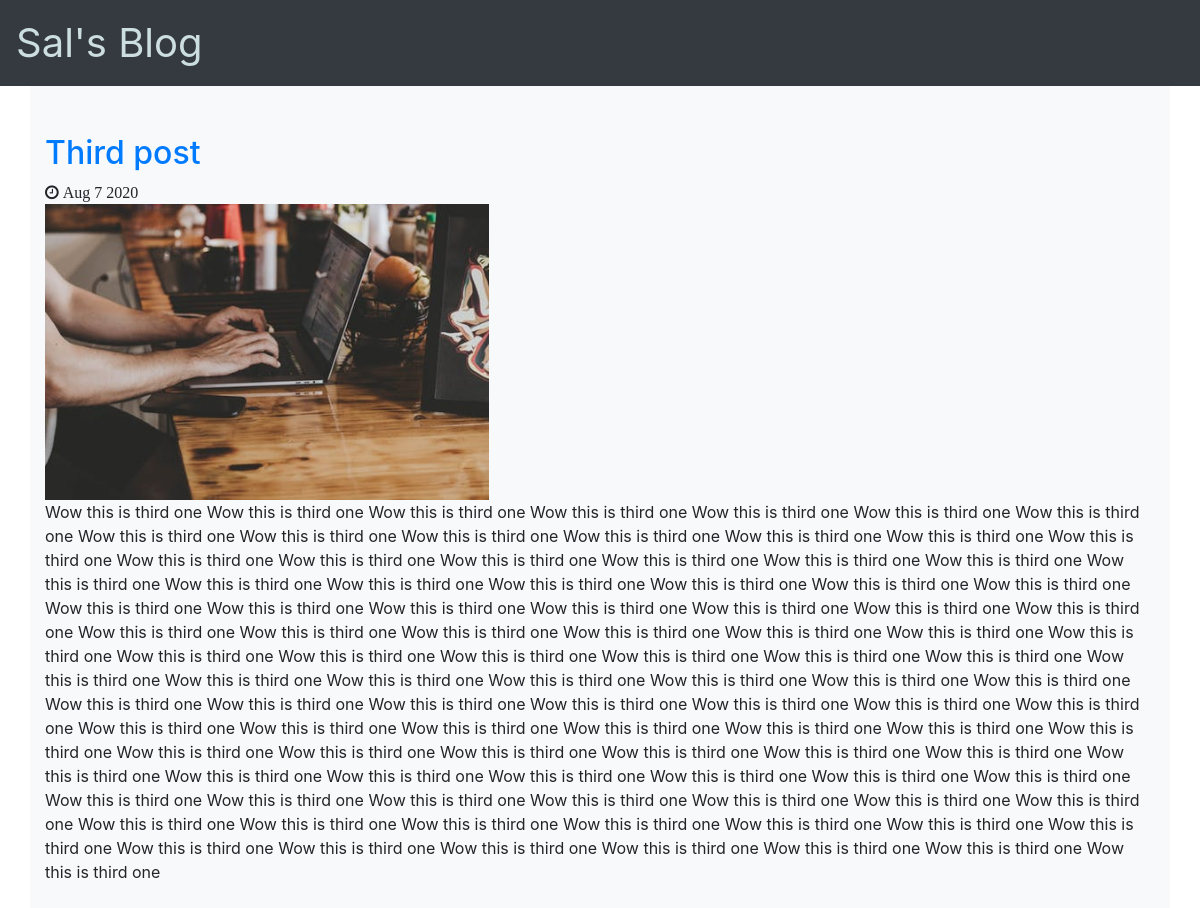
Screenshot of /post/3/ with the database file from the repository.
### post/models.py (models this page shows, shortened)
class Post(models.Model):
    title = models.CharField(max_length=250)
    pub_date = models.DateTimeField()
    image = models.ImageField(upload_to='media/')
    body = models.TextField()
    def pub_date_pretty(self):
        return self.pub_date.strftime('%b %e %Y')

### post/views.py (the view)
# urls.py: path('post/<int:post_id>/', post.views.post_detail, name="post_detail"),
def post_detail(request, post_id):
    post = get_object_or_404(Post, pk=post_id)
    return render(request, 'post/post_detail.html', {'post' : post})

### post/templates/post/post_detail.html (shortened to what this page needs)
<!DOCTYPE html>
<html lang="en">
<head>
  <link rel="stylesheet" href="https://maxcdn.bootstrapcdn.com/bootstrap/4.5.0/css/bootstrap.min.css">
  <link rel="stylesheet" href="https://cdnjs.cloudflare.com/ajax/libs/font-awesome/4.7.0/css/font-awesome.min.css">
</head>
<body>
    <nav class="navbar navbar-expand-lg navbar-dark bg-dark">
        <a class="navbar-brand" href="{% url 'index' %}" style="color: rgb(204, 222, 224);font-weight: 400; font-size: 40px;">Sal's Blog</a>
      </nav>
    <div class="container bg-light">
        <br/>
        <br/>
        <a href="{% url 'post_detail' post.id %}"><h2>{{ post.title }}</h2></a>
        <i class="fa fa-clock-o" aria-hidden="true">     {{ post.pub_date_pretty }}</i>
        <br/>
        <img src="{{ post.image.url }}" class="img-responsive center-block" style="max-width:40%;max-height:100%;"/>
        <br/>
        {{ post.body }}
        <br/>
        <br/>
    </div>
</body>
</html>

### rows the page displays
Post: title "Third post", pub_date_pretty "Aug 7 2020", image (picture), body "Wow this is third one Wow this is third one Wow this is third one Wow this is third one Wow this is third one Wow this is third one Wow this is third one Wow this is third one Wow this is third one Wow this is third one Wow this is third one Wow this is third one Wow this is third one Wow this is third one Wow this is third one Wow this is third one Wow this is third one Wow this is third one Wow this is third one Wow this is third one Wow this is third one Wow this is third one Wow this is third one Wow this is third one Wow this is third one Wow this is third one Wow this is third one Wow this is third one Wow this is third one Wow this is third one Wow this is third one Wow this is third…"
